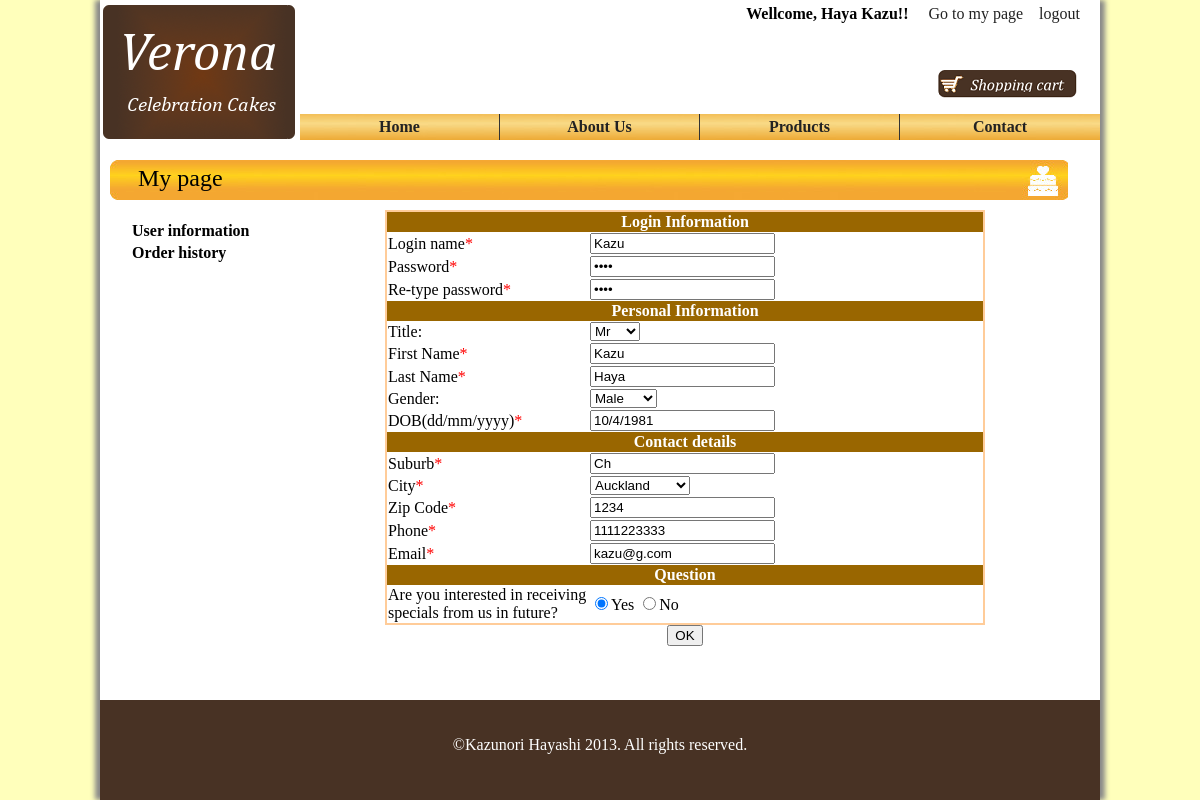
The page /myPage.php (signed in) on the database its author committed.
### tables this page shows
CREATE TABLE IF NOT EXISTS `customer` (
  `CustomerID` int(6) NOT NULL AUTO_INCREMENT,
  `Title` varchar(5) DEFAULT NULL,
  `FirstName` varchar(20) NOT NULL,
  `LastName` varchar(20) NOT NULL,
  `Gender` varchar(6) DEFAULT NULL,
  `DOB` varchar(10) NOT NULL,
  `Suburb` varchar(20) NOT NULL,
  `City` varchar(20) NOT NULL,
  `Zip` varchar(10) NOT NULL,
  `Phone` varchar(13) NOT NULL,
  `Email` varchar(30) NOT NULL,
  `Info` varchar(30) DEFAULT NULL,
  `ReceiveMail` tinyint(1) NOT NULL,
  `loginID` varchar(12) NOT NULL,
  `password` varchar(12) NOT NULL,
  PRIMARY KEY (`CustomerID`),
  UNIQUE KEY `loginID` (`loginID`),
  KEY `CustomerID` (`CustomerID`)
);

### includes/funcCustomer.php (called while the page is built, shortened)
<?php
	function get_customer_data($pid)
	{
		$query="SELECT * FROM customer WHERE CustomerID = ".$pid;
		$result=mysql_query($query);
		return $result;
	}
?>

### myPage.php (the view, shortened to what this page needs)
<?php session_start();
	include('includes/funcCustomer.php');
	if( isset($_SESSION['SESS_MEMBER_ID'])){
		$result=get_customer_data($_SESSION['SESS_MEMBER_ID']);
		if($result)
		{
			$member = mysql_fetch_assoc($result);
		}
		else
			$errMsg="Can not find your data.";
	}
	else
	{
		$errMsg="Your session had been finished. Please login again.";
	}
?>
<!DOCTYPE html>
<html xmlns="http://www.w3.org/1999/xhtml">
<head>
<link href="css/default.css" rel="stylesheet" type="text/css">
<link href="css/style.css" rel="stylesheet" type="text/css">
<link href="css/layout.css" rel="stylesheet" type="text/css">
</head>
<body>
<div id="container">
	<div id="header">
	<?php include 'header.php'; ?>
	</div>
	<div id="main_contents" class="clearfix">
		<h2>My page</h2>
		<div class="myPageLeft">
		<ul class="simpleList">
		<li><a href="myPage.php">User information</a></li>
		<li><a href="orderHistory.php">Order history</a></li>
		</ul>
		</div>
		<div class="myPageRight">
		<form method = 'post' action = 'exeUpdateCustomer.php' onsubmit="return formValidator()">
		<table id="regiTable" class="table1 center">
		<tr><th colspan = 2>Login Information</th></tr>
		<tr><td>Login name<span class="red">*</span></td><td><input type='text' name="loginName" value="<?php echo $member['loginID']?>"/></td></tr>
		<tr><td>Password<span class="red">*</span></td><td><input type='password' name="password" value="<?php echo $member['password']?>"/></td></tr>
		<tr><td>Re-type password<span class="red">*</span></td><td><input type='password' name="confirm_pwd" value="<?php echo $member['password']?>"/></td></tr>
		<tr><th colspan = 2>Personal Information</th></tr>
		<tr><td class="left">Title:</td><td class="right">
		<select name = "title">
		<option <?php if ($member['Title'] == 'Mr') echo 'selected=selected';?>>Mr</option>
		</select>
		</td></tr>
		<tr><td>First Name<span class="red">*</span></td><td><input type='text' name="fname" value="<?php echo $member['FirstName']?>"/></td></tr>
		<tr><td>Last Name<span class="red">*</span></td><td><input type='text' name="lname" value="<?php echo $member['LastName']?>"/></td></tr>
		<tr><td>Gender:</td><td>
		<select name = "gender" name = "gender">
		<option <?php if ($member['Gender'] == 'Male') echo 'selected=selected';?>>Male</option>
		</select>
		</td></tr>
		<tr><td>DOB(dd/mm/yyyy)<span class="red">*</span></td><td><input type='text' name='dob' value="<?php echo $member['DOB']?>"/></td></tr>
		<tr><th colspan = 2>Contact details</th></tr>
		<tr><td>Suburb<span class="red">*</span></td><td><input type='text' name='suburb' value="<?php echo $member['Suburb']?>"/></td></tr>
		<tr><td>City<span class="red">*</span></td><td>
		<select  name = "city">
		<option <?php if ($member['City'] == 'Auckland') echo 'selected=selected';?>>Auckland</option>
		</select>
		</td></tr>
		<tr><td>Zip Code<span class="red">*</span></td><td><input type='text' name='zip' value="<?php echo $member['Zip']?>" /></td></tr>
		<tr><td>Phone<span class="red">*</span></td><td><input type='text' name='phone' value="<?php echo $member['Phone']?>"/></td></tr>
		<tr><td>Email<span class="red">*</span></td><td><input type='text' name='email' value="<?php echo $member['Email']?>"/></td></tr>
		<tr><th colspan = 2>Question</th></tr>
		<tr><td>Are you interested in receiving specials from us in future?</td>
		<td>
		<input type="radio" name="ifReceiveMail" value="Yes" <?php if ($member['ReceiveMail'] == 1) echo 'checked=true';?>>Yes
		<input type="radio" name="ifReceiveMail" value="No" <?php if ($member['ReceiveMail'] == 0) echo 'checked=true';?>>No
		</td>
		</tr>
		</table>
		<center><input type="submit" value="OK"></center>
		</form>
		</div>
	</div>
	<div id="footer">
	</div>
</div>
</body>
</html>

### css/default.css (style rules this page uses)
html, body, div, h1, h2, h3, h4, h5, h6, p, ul, ol, li, dl, dt, dd, form { font-weight: normal; margin: 0; padding: 0; list-style: none; }
body { font-family:Times New Roman; height: 100%; background-color:#FFFFBB; }
html { height:100%; }
h2 { width:930px; height:30px; padding:5px 0 5px 28px; background-image:url("/Verona/images/h3.jpg"); }
a { text-decoration: none; color:#222222; }
.clearfix:after { content: "."; display: block; clear: both; height: 0; visibility: hidden; }

### css/style.css (style rules this page uses)
#regiTable { width:600px; }
#regiTable td.left { width:200px; }
.myPageLeft { float:left; width:200px; margin:20px; }
.myPageRight { float:left; width:650px; margin:10px; }

### css/layout.css (style rules this page uses)
.center { margin:auto; }
#container { width:1000px; min-height: 100%; margin:auto; background: white; box-shadow: 5px 0 5px #888888, -5px 0 5px #888888; position:relative; }
#header { position:relative; height:150px; }
#main_contents { margin:0; padding:10px; padding-bottom:100px; }
#footer { background: #483224; color:white; position:absolute; height:100px; width:100%; bottom:0px; }
.red { color:red; }
table.table1 { border:2px solid #FFCC99; border-collapse:collapse; }
.table1 th { color:white; background-color:#996600; }
ul.simpleList li { font-weight: bold; width:100%; padding:2px; }
ul.simpleList li a { color: black; display:block; }

### rows shown on the page
customer: loginName "Kazu", title "Mr", fname "Kazu", lname "Haya", gender "Male", dob "10/4/1981", suburb "Ch", city "Auckland", zip "1234", phone "1111223333", email "kazu@g.com", ReceiveMail "☑"

### other values the page prints
$_SESSION['SESS_LNAME'] "Haya"
$_SESSION['SESS_FNAME'] "Kazu"
